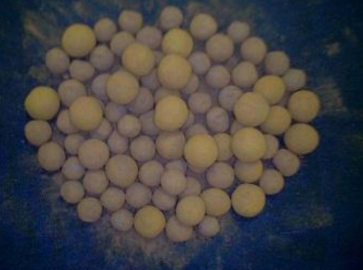
#> input picture input_pictures/input_patates2.png, 363 x 270 px
$ python Hough-Ex9.py --image ../input_pictures/input_patates2.png
#> lines starting #> are read from the running program, lines starting #| are printed output that depends on the picture; after the words box and inside, x2 and y2 are one past the last pixel; in counts of white or black regions, pixels touching at a corner belong together
import cv2 as cv
import numpy as np
import argparse

# konsoldan çalıştırmak için:
# python Hough-Ex2.py -i ../input_pictures/input_patates2.png

ap = argparse.ArgumentParser()
ap.add_argument("-i", "--image", required=True, help="Path of image")
args = vars(ap.parse_args())

img = cv.imread(args["image"])
#> img is the input picture: shape (270, 363, 3); mean B, G, R 67.4, 66.4, 68
img2 = img.copy()

img = cv.GaussianBlur(img, (3,3), 1.5)
img = cv.cvtColor(img, cv.COLOR_BGR2GRAY)
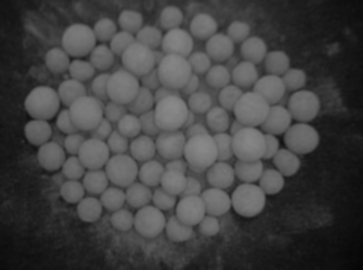
#> img: shape (270, 363); min 6, max 137, mean 67

cv.imwrite('img_morph9.png', img)
print(img.shape)
#| (270, 363)
h, w = img.shape[:]
#> h = 270; w = 363

cv.imshow("image", img)
circles = cv.HoughCircles(img, cv.HOUGH_GRADIENT, 1.2, int(w / 30), param1=40, param2=20, minRadius=int(w / 70),
                          maxRadius=int(w / 20))
#> circles = 79 rows, first 8: [169.8, 112.2, 17.24], [249, 144.6, 17.24], [120.6, 169.8, 15.92], [301.8, 103.8, 17.24], [246.6, 199.8, 17.24], [203.4, 27, 13.28], [94.2, 150.6, 17.24], [148.2, 223.8, 17.24]

circles = np.uint16(np.around(circles))
#> circles = 79 rows, first 8: [170, 112, 17], [249, 145, 17], [121, 170, 16], [302, 104, 17], [247, 200, 17], [203, 27, 13], [94, 151, 17], [148, 224, 17]

for c in circles[0, :]:
    print(c)
    cv.circle(img2, (c[0], c[1]), c[2], (255, 220, 0), 1)
    cv.circle(img2, (c[0], c[1]), 1, (0, 220, 255), 1)
#> this loop made 79 passes
#> c on passes 1 to 12: [170, 112, 17], [249, 145, 17], [121, 170, 16], [302, 104, 17], [247, 200, 17], [203, 27, 13], [94, 151, 17], [148, 224, 17], [190, 206, 17], [202, 151, 17], [43, 103, 17], [215, 197, 17]
#| [170 112  17]
#| [249 145  17]
#| [121 170  16]
#| [302 104  17]
#| [247 200  17]
#| [203  27  13]
#| [ 94 151  17]
#| [148 224  17]
#> (further printed lines are left out)
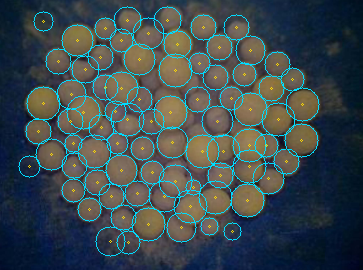
#> img2: shape (270, 363, 3); 6.33% of pixels changed, all inside (x1, y1, x2, y2) = (18, 6, 320, 257)

cv.imshow(" output img", img2)
cv.waitKey(0)
cv.imwrite("houghcircle-ex9.png", img2)
